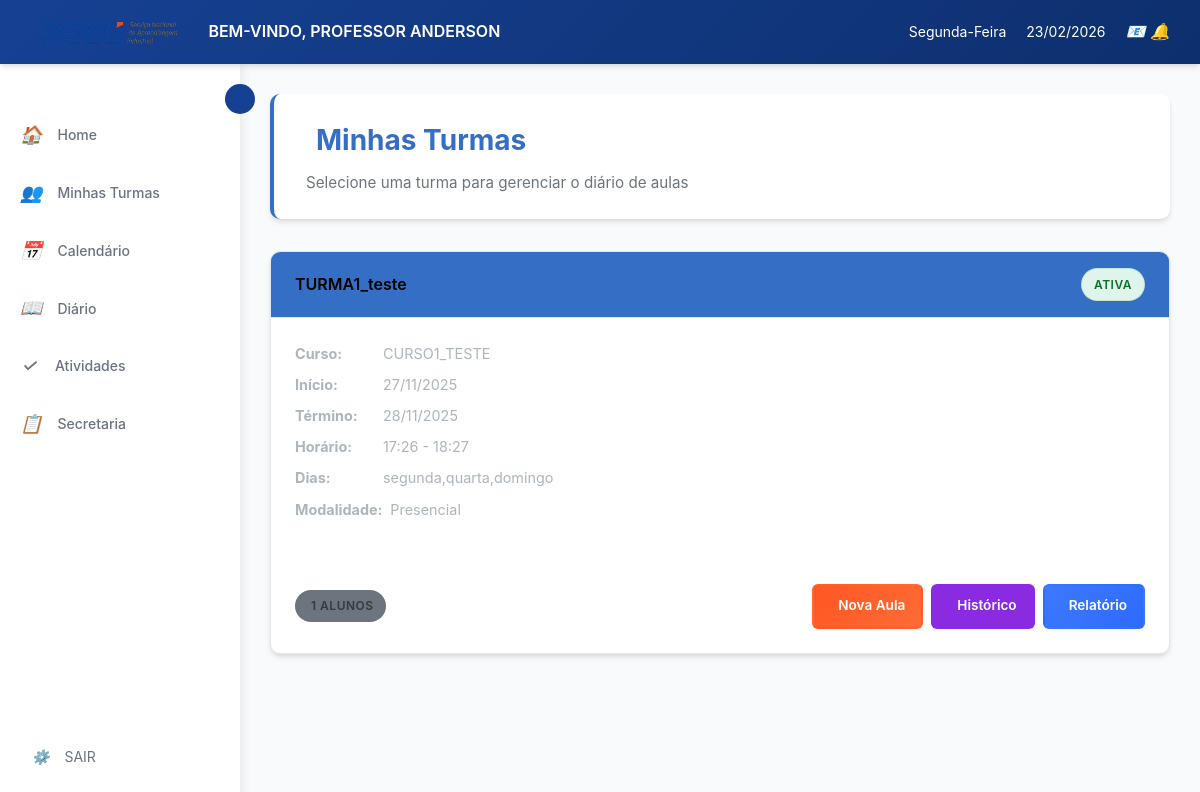
Before: /diario/ (signed in) with the older database file.
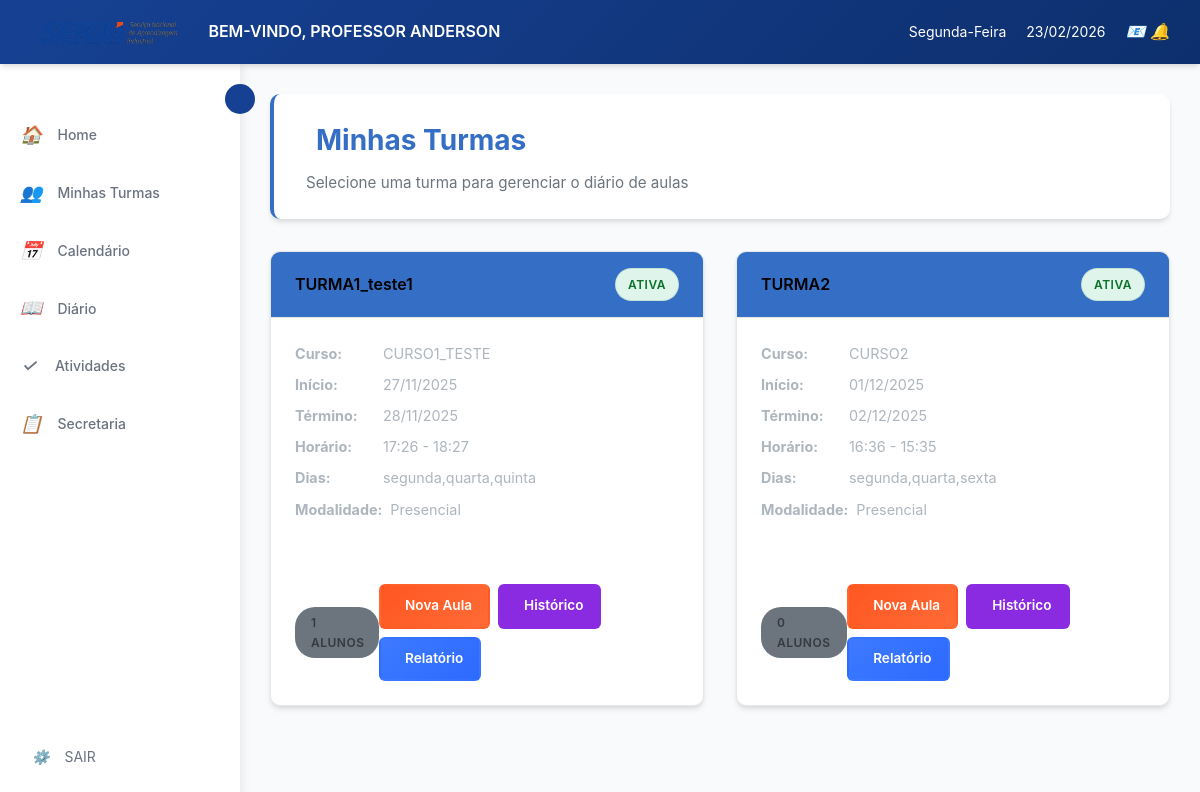
After: the same page with the newer database file.
### cursos/models.py (models this page shows, shortened)
class Turma(models.Model):
    TIPO_AULA = [
        ('presencial', 'Presencial'),
        ('semi', 'Semi-presencial'),
        ('ead', 'EAD'),
    ]
    turma_id = models.AutoField(primary_key=True)
    nome = models.CharField(max_length=100, null=True, blank=True)
    curso = models.ForeignKey(Curso, on_delete=models.CASCADE)
    professor = models.ForeignKey('login.professor', on_delete=models.SET_NULL,  # Ou models.SET_DEFAULT
        null=True,                  # Permite NULL
        blank=True,
        default=None)
    data_inicio = models.DateField()
    data_fim = models.DateField( null=True, blank=True)
    dias_semana = models.CharField(max_length=50)
    entrada_horas = models.CharField(max_length=100, null=True, blank=True)
    saida_horas = models.CharField(max_length=100, null=True, blank=True)
    tipo = models.CharField(max_length=10, choices=TIPO_AULA)
    status = models.BooleanField(default=True)
    class Meta:
        db_table = 'Turma'

class Curso(models.Model):
    nome = models.CharField(max_length=150, unique=True, verbose_name="Nome do Curso", default="Sem Nome")
    descricao = models.TextField(blank=True, verbose_name="Descrição")
    carga_horaria = models.PositiveIntegerField(verbose_name="Carga Horária (h)", default=40)
    ativo = models.BooleanField(default=True, verbose_name="Ativo")
    disciplinas = models.ManyToManyField('Disciplina', through='GradeCurricular', blank=True, related_name='cursos')
    class Meta:
        verbose_name = "curso"
        verbose_name_plural = "cursos"
        ordering = ["nome"]

### diario/views.py (the view)
# urls.py: path('', views.lista_turmas_diario, name='lista_turmas_diario'),
@login_required
def lista_turmas_diario(request):
    if hasattr(request.user, 'professor'):
        turmas = Turma.objects.filter(
            status=True,
            professor__usuario=request.user
        ).select_related('curso')
    else:
        turmas = Turma.objects.filter(status=True).select_related('curso')
    context = {
        'turmas': turmas,
        'hoje': timezone.now().date()
    }
    return render(request, 'diario/lista_turmas.html', context)

### diario/templates/diario/lista_turmas.html (shortened to what this page needs)
{% extends 'professor/base.html' %}
{% load static %}
{% block extra_css %}
<link rel="stylesheet" href="{% static 'diario/css/styles.css' %}">
{% endblock %}
{% block content %}
<div class="dashboard-container">
    <div class="dashboard-header">
        <h2>Minhas Turmas</h2>
        <p class="text-muted mb-0">Selecione uma turma para gerenciar o diário de aulas</p>
    </div>
    <div class="cards-grid-enhanced">
        {% for turma in turmas %}
        <div class="turma-card">
            <div class="card-header">
                <span>{{ turma.nome }}</span>
                <span class="status-badge status-active">Ativa</span>
            </div>
            <div class="card-body">
                <div class="turma-info">
                    <p><strong>Curso:</strong> {{ turma.curso.nome }}</p>
                    <p><strong>Início:</strong> {{ turma.data_inicio|date:"d/m/Y" }}</p>
                    {% if turma.data_fim %}
                    <p><strong>Término:</strong> {{ turma.data_fim|date:"d/m/Y" }}</p>
                    {% endif %}
                    <p><strong>Horário:</strong> {{ turma.entrada_horas }} - {{ turma.saida_horas }}</p>
                    <p><strong>Dias:</strong> {{ turma.dias_semana }}</p>
                    <p><strong>Modalidade:</strong> {{ turma.get_tipo_display }}</p>
                </div>
                <div class="d-flex justify-content-between align-items-center mt-4">
                    <span class="badge bg-secondary">
                        {{ turma.matricula_set.count }} alunos
                    </span>
                    <div class="action-buttons">
                        <a href="{% url 'diario:criar_aula' turma.turma_id %}"
                           class="action-btn action-btn-success"
                           title="Nova Aula">
                             Nova Aula
                        </a>
                        <a href="{% url 'diario:historico_aulas' turma.turma_id %}"
                           class="action-btn action-btn-primary"
                           title="Histórico">
                             Histórico
                        </a>
                        <a href="{% url 'diario:relatorio_frequencia' turma.turma_id %}"
                           class="action-btn action-btn-info"
                           title="Relatório">
                             Relatório
                        </a>
                    </div>
                </div>
            </div>
        </div>
        {% endfor %}
    </div>
</div>
{% endblock %}

### professor/templates/professor/base.html (shortened to what this page needs)
{% load static %}
<!DOCTYPE html>
<html lang="pt-br">
<head>
    <link rel="stylesheet" href="{% static 'professor/css/style.css' %}">
     {% block extra_css %}{% endblock %}
</head>
<body>
    <header class="header">
        <div class="header-left">
            <img src="{% static 'professor/img/senai_logo.png' %}" alt="SENAI" class="senai-logo">
            <span class="welcome-text">BEM-VINDO, PROFESSOR ANDERSON</span>
        </div>
        <div class="header-right">
            <span class="weekday">Segunda-Feira</span>
            <span class="date">23/02/2026</span>
            <div class="icons">
                <i class="mail-icon">📧</i>
                <i class="bell-icon">🔔</i>
            </div>
        </div>
    </header>
    <main class="main-container">
        <aside class="sidebar" id="sidebar">
            <button class="sidebar-toggle" id="sidebarToggle"></button>
            <ul class="sidebar-menu">
                <li>
                    <a href="{% url 'professor:home' %}">
                        <i>🏠</i>
                        <span>Home</span>
                    </a>
                </li>
                <li>
                    <a href="{% url 'professor:listar_cursos' %}">
                        <i>👥</i>
                        <span>Minhas Turmas</span>
                    </a>
                </li>
                <li>
                    <a href="{% url 'professor:calendario' %}">
                        <i>📅</i>
                        <span>Calendário</span>
                    </a>
                </li>
                <li>
                    <a href="{% url 'diario:lista_turmas_diario' %}">
                        <i>📖</i>
                        <span>Diário</span>
                    </a>
                </li>
                <li>
                    <a href="{% url 'atividades:home' %}">
                        <i>✓</i>
                        <span>Atividades</span>
                    </a>
                </li>
                <li>
                    <a href="{% url 'solicitacao:solicitacaoList' %}">
                        <i>📋</i>
                        <span>Secretaria</span>
                    </a>
                </li>
            </ul>
            <div class="sidebar-footer">
                <a href="{% url 'logout' %}">
                    <i>⚙️</i>
                    <span>SAIR</span>
                </a>
            </div>
        </aside>
        <div class="content-area">
            {% block content %}
            {% endblock %}
        </div>
    </main>
</body>
</html>

### professor/static/professor/css/style.css (style rules this page uses)
:root { --azul-principal: #164193; --azul-escuro: #0d2d6b; --azul-claro: #3D7AFF; --azul-suave: #E8EFFD; --laranja: #E7490F; --laranja-claro: #ff6b35; --cinza-escuro: #1F2937; --cinza-medio: #6B7280; --cinza-claro: #9CA3AF; --cinza-borda: #E5E7EB; --bg-claro: #F8FAFC; --branco: #FFFFFF; --verde: #27ae60; --vermelho: #e74c3c; --amarelo: #f39c12; --sombra: 0 4px 6px -1px rgba(0, 0, 0, 0.1), 0 2px 4px -1px rgba(0, 0, 0, 0.06); --sombra-hover: 0 20px 25px -5px rgba(0, 0, 0, 0.1), 0 10px 10px -5px rgba(0, 0, 0, 0.04); }
* { margin: 0; padding: 0; box-sizing: border-box; }
body { font-family: 'Inter', 'Segoe UI', sans-serif; background-color: var(--bg-claro); color: var(--cinza-escuro); line-height: 1.6; display: flex; flex-direction: column; min-height: 100vh; }
.header { display: flex; justify-content: space-between; align-items: center; background: linear-gradient(135deg, var(--azul-principal) 0%, var(--azul-escuro) 100%); color: var(--branco); padding: 12px 30px; box-shadow: var(--sombra); position: sticky; top: 0; z-index: 100; }
.header-left { display: flex; align-items: center; gap: 20px; }
.senai-logo { height: 40px; }
.welcome-text { font-weight: 600; font-size: 16px; }
.header-right { display: flex; align-items: center; gap: 20px; }
.weekday, .date { font-size: 14px; }
.main-container { display: flex; flex: 1; overflow: hidden; }
.sidebar { width: 240px; background-color: var(--branco); box-shadow: 2px 0 10px rgba(0, 0, 0, 0.08); display: flex; flex-direction: column; padding: 20px 0; position: relative; transition: width 0.3s ease; z-index: 90; }
.sidebar-toggle { position: absolute; right: -15px; top: 20px; background-color: var(--azul-principal); border: none; color: var(--branco); width: 30px; height: 30px; border-radius: 50%; cursor: pointer; display: flex; align-items: center; justify-content: center; font-size: 14px; transition: all 0.3s ease; z-index: 101; }
.sidebar-menu { list-style: none; padding: 0; margin-top: 20px; }
.sidebar-menu li { margin: 5px 0; }
.sidebar-menu a { display: flex; align-items: center; gap: 15px; padding: 12px 20px; color: var(--cinza-medio); text-decoration: none; transition: all 0.3s ease; font-size: 14px; font-weight: 500; }
.sidebar-menu a i { font-size: 18px; min-width: 20px; text-align: center; }
.sidebar-footer { margin-top: auto; padding: 0 20px; }
.sidebar-footer a { display: flex; align-items: center; gap: 15px; padding: 12px; color: var(--cinza-medio); text-decoration: none; transition: all 0.3s ease; font-size: 14px; border-radius: 8px; }
.content-area { flex: 1; padding: 30px; overflow-y: auto; background-color: var(--bg-claro); }
.dashboard-header { margin-bottom: 30px; }
.dashboard-header h2 { font-size: 28px; color: var(--cinza-escuro); margin-bottom: 5px; }
.dashboard-header p { color: var(--cinza-medio); font-size: 16px; }
.card-header { padding: 15px 20px; color: var(--branco); display: flex; align-items: center; justify-content: space-between; font-weight: 600; }
.card-body { padding: 20px; display: flex; flex-direction: column; gap: 15px; }
.turma-card, .curso-card { height: auto; }
.turma-card .card-header, .curso-card .card-header { background: linear-gradient(135deg, var(--azul-principal) 0%, var(--azul-claro) 100%); }
.turma-info { display: flex; flex-direction: column; gap: 8px; font-size: 14px; color: var(--cinza-medio); }
.turma-info p { margin: 0; display: flex; align-items: center; gap: 8px; }
.turma-info strong { color: var(--cinza-escuro); min-width: 80px; }
.status-badge { display: inline-block; padding: 6px 12px; border-radius: 20px; font-size: 12px; font-weight: 600; text-transform: uppercase; letter-spacing: 0.5px; }
.status-active { background-color: #d4edda; color: #155724; border: 1px solid #c3e6cb; }

### diario/templates/diario/lista_turmas.html (style rules this page uses)
.turma-card { transition: all 0.3s ease; border: 1px solid var(--cinza-borda); }
.action-buttons { gap: 0.5rem; }
.action-btn { font-size: 0.85rem; padding: 0.6rem 1rem; border-radius: 6px; }

Changed rows visible on the page:
changed Turma "CURSO1_TESTE": nome "TURMA1_teste" → "TURMA1_teste1"; dias_semana "segunda,quarta,domingo" → "segunda,quarta,quinta"
added Turma: nome "TURMA2", curso.nome "CURSO2", data_inicio "01/12/2025", data_fim "02/12/2025", entrada_horas "16:36", saida_horas "15:35", dias_semana "segunda,quarta,sexta", tipo "Presencial", matricula_set.count "0"
